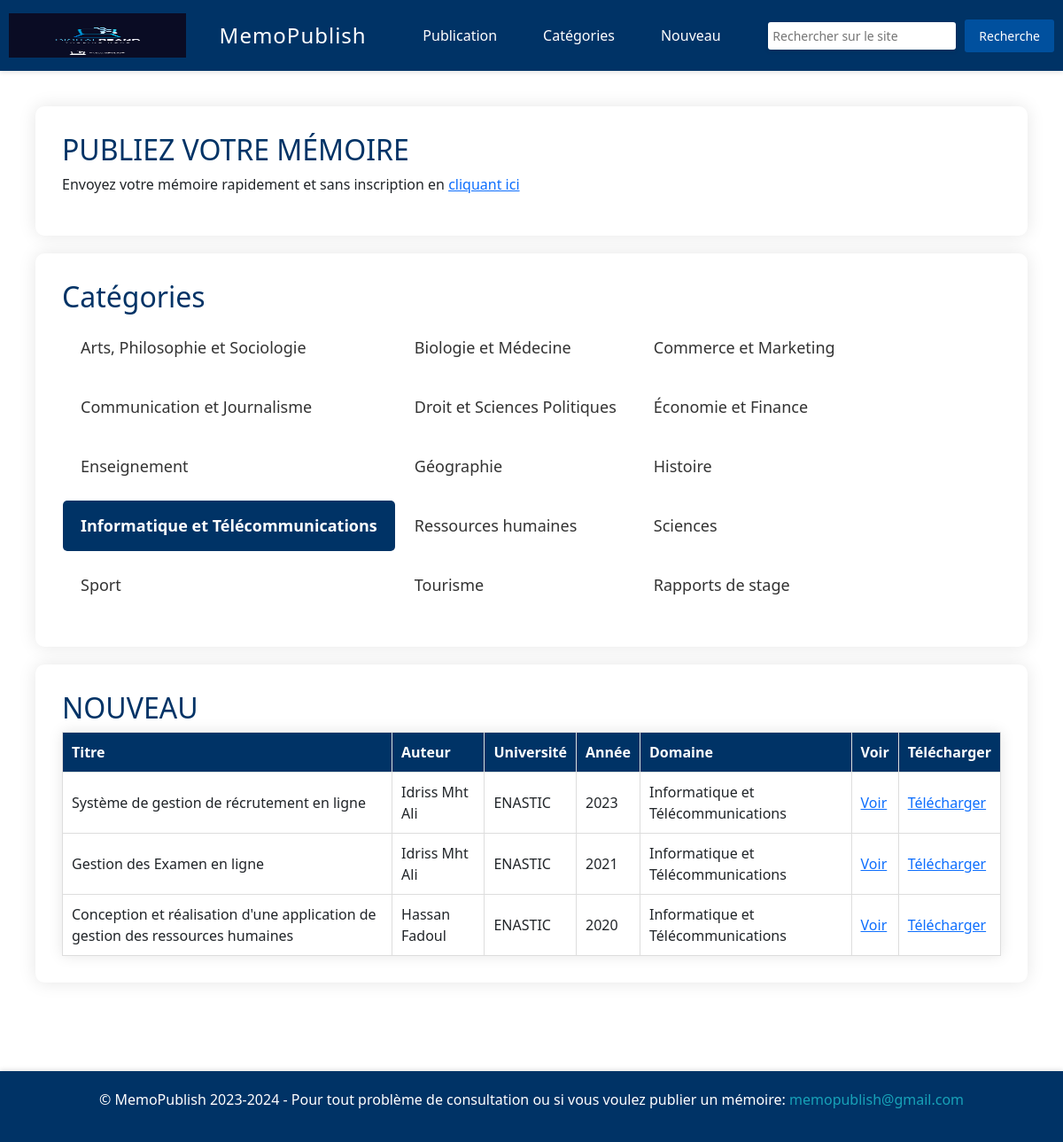
The app's page /index.php?domaine=Informatique et Télécommunications with its own data.
### tables this page shows
CREATE TABLE `memoires` (
  `id` int(11) NOT NULL,
  `titre` varchar(255) NOT NULL,
  `auteur` varchar(255) NOT NULL,
  `universite` varchar(255) NOT NULL,
  `annee` int(11) NOT NULL,
  `fichier` varchar(255) NOT NULL,
  `domaine` varchar(255) NOT NULL
);

### index.php (the view, shortened to what this page needs)
<?php
include 'config.php';
$domaine_filter = isset($_GET['domaine']) ? $_GET['domaine'] : '';
$sql = "SELECT * FROM memoires";
if ($domaine_filter) {
    $sql .= " WHERE domaine = ?";
}
$sql .= " ORDER BY annee DESC";
$stmt = $pdo->prepare($sql);
if ($domaine_filter) {
    $stmt->execute([$domaine_filter]);
} else {
    $stmt->execute();
}
$memoires = $stmt->fetchAll();
?>
<!DOCTYPE html>
<html lang="fr">
<head>
	<link rel="stylesheet" href="https://cdn.jsdelivr.net/npm/bootstrap@5.3.3/dist/css/bootstrap.min.css">
</head>
<body>
<div id="header">
    <img src="5570061.jpg" alt="Mémoire Online Logo" width="200" height="50">
    <h1>MemoPublish</h1>
    <nav>
        <a href="#publication">Publication</a>
        <a href="#categories">Catégories</a>
        <a href="#new">Nouveau</a>
    </nav>
    <form method="get" action="">
        <input type="text" name="search" placeholder="Rechercher sur le site">
        <button type="submit">Recherche</button>
    </form>
</div>
<div id="main">
    <section id="publication">
        <h2>PUBLIEZ VOTRE MÉMOIRE</h2>
        <p>Envoyez votre mémoire rapidement et sans inscription en <a href="submit.php">cliquant ici</a></p>
    </section>
    <section id="categories">
        <h2>Catégories</h2>
        <table>
            <tr>
                <td>
                    <a href="index.php?domaine=Arts, Philosophie et Sociologie">Arts, Philosophie et Sociologie</a>
                    <a href="index.php?domaine=Communication et Journalisme">Communication et Journalisme</a>
                    <a href="index.php?domaine=Enseignement">Enseignement</a>
                    <a href="index.php?domaine=Informatique et Télécommunications">Informatique et Télécommunications</a>
                    <a href="index.php?domaine=Sport">Sport</a>
                </td>
                <td>
                    <a href="index.php?domaine=Biologie et Médecine">Biologie et Médecine</a>
                    <a href="index.php?domaine=Droit et Sciences Politiques">Droit et Sciences Politiques</a>
                    <a href="index.php?domaine=Géographie">Géographie</a>
                    <a href="index.php?domaine=Ressources humaines">Ressources humaines</a>
                    <a href="index.php?domaine=Tourisme">Tourisme</a>
                </td>
                <td>
                    <a href="index.php?domaine=Commerce et Marketing">Commerce et Marketing</a>
                    <a href="index.php?domaine=Économie et Finance">Économie et Finance</a>
                    <a href="index.php?domaine=Histoire">Histoire</a>
                    <a href="index.php?domaine=Sciences">Sciences</a>
                    <a href="index.php?domaine=Rapports de stage">Rapports de stage</a>
                </td>
            </tr>
        </table>
    </section>
    <section id="new">
        <h2>NOUVEAU</h2>
        <table>
            <tr>
                <th>Titre</th>
                <th>Auteur</th>
                <th>Université</th>
                <th>Année</th>
                <th>Domaine</th>
                <th>Voir</th>
                <th>Télécharger</th>
            </tr>
            <?php foreach ($memoires as $memoire): ?>
                <tr>
                    <td><?php echo htmlspecialchars($memoire['titre']); ?></td>
                    <td><?php echo htmlspecialchars($memoire['auteur']); ?></td>
                    <td><?php echo htmlspecialchars($memoire['universite']); ?></td>
                    <td><?php echo htmlspecialchars($memoire['annee']); ?></td>
                    <td><?php echo htmlspecialchars($memoire['domaine']); ?></td>
                    <td><a href="view.php?id=<?php echo $memoire['id']; ?>" target="_blank">Voir</a></td>
                    <td><a href="uploads/<?php echo htmlspecialchars($memoire['fichier']); ?>" download>Télécharger</a></td>
                </tr>
            <?php endforeach; ?>
        </table>
    </section>
</div>
<div id="footer">
    <p>© MemoPublish 2023-2024 - Pour tout problème de consultation ou si vous voulez publier un mémoire: <a href="mailto:memopublish@gmail.com">memopublish@gmail.com</a></p>
</div>
</body>
</html>

### index.php (style rules this page uses)
body { font-family: 'Roboto', sans-serif; background-color: #f4f7f6; margin: 0; padding: 0; }
#header { background-color: #003366; color: white; padding: 15px 10px; display: flex; align-items: center; justify-content: space-between; box-shadow: 0 2px 5px rgba(0,0,0,0.1); }
#header img { height: 50px; }
#header h1 { font-size: 24px; margin: 0 10px; letter-spacing: 1px; }
#header nav { display: flex; align-items: center; }
#header nav a { color: white; text-decoration: none; margin: 0 10px; padding: 8px 16px; border-radius: 3px; transition: background-color 0.3s ease, transform 0.3s ease; }
#header form { display: flex; align-items: center; }
#header input[type="text"] { padding: 5px; font-size: 14px; margin-right: 10px; border: none; border-radius: 3px; box-shadow: 0 2px 5px rgba(0,0,0,0.1); }
#header button { padding: 8px 16px; font-size: 14px; border: none; border-radius: 3px; background-color: #00509e; color: white; cursor: pointer; transition: background-color 0.3s ease; }
#main { padding: 40px; max-width: 1200px; margin: 0 auto; }
#publication, #categories, #new { background-color: white; padding: 30px; margin-bottom: 20px; border-radius: 10px; box-shadow: 0 0 20px rgba(0,0,0,0.1); }
#publication h2, #categories h2, #new h2 { margin-top: 0; color: #003366; }
#categories a { display: block; padding: 15px 20px; text-decoration: none; color: #333; border-radius: 5px; font-size: 18px; margin-bottom: 10px; transition: background-color 0.3s ease, transform 0.3s ease; }
#categories a.active { font-weight: bold; color: white; background-color: #003366; }
#new table { width: 100%; border-collapse: collapse; box-shadow: 0 0 15px rgba(0,0,0,0.1); }
#new th, #new td { border: 1px solid #ddd; padding: 10px; text-align: left; }
#new th { background-color: #003366; color: white; }
#footer { text-align: center; padding: 20px; background-color: #003366; color: white; position: relative; margin-top: 40px; box-shadow: 0 -2px 5px rgba(0,0,0,0.1); }
#footer a { color: #17a2b8; text-decoration: none; }

### records on screen
memoires: titre "Système de gestion de récrutement en ligne", auteur "Idriss Mht Ali", universite "ENASTIC", annee "2023", domaine "Informatique et Télécommunications"
memoires: titre "Gestion des Examen en ligne", auteur "Idriss Mht Ali", universite "ENASTIC", annee "2021", domaine "Informatique et Télécommunications"
memoires: titre "Conception et réalisation d'une application de gestion des ressources humaines", auteur "Hassan Fadoul", universite "ENASTIC", annee "2020", domaine "Informatique et Télécommunications"
